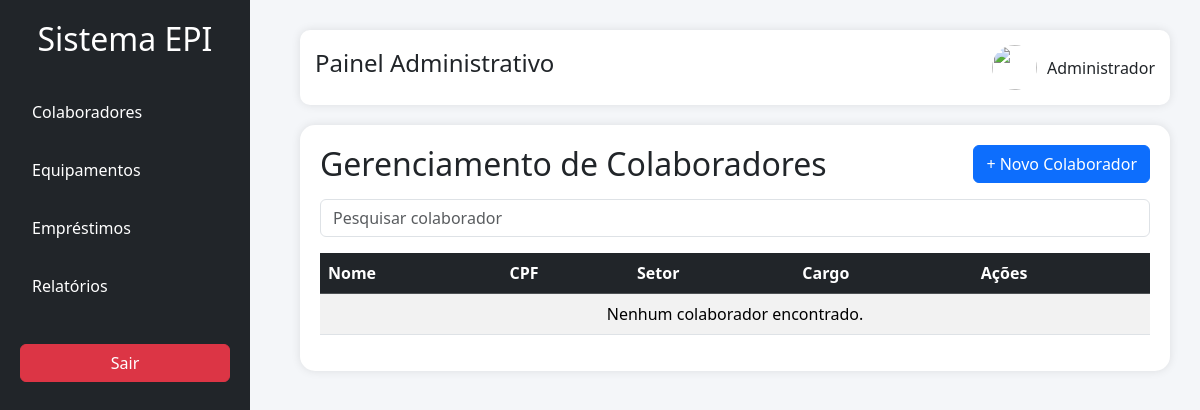
The app's page /colaboradores/ (signed in), older data.
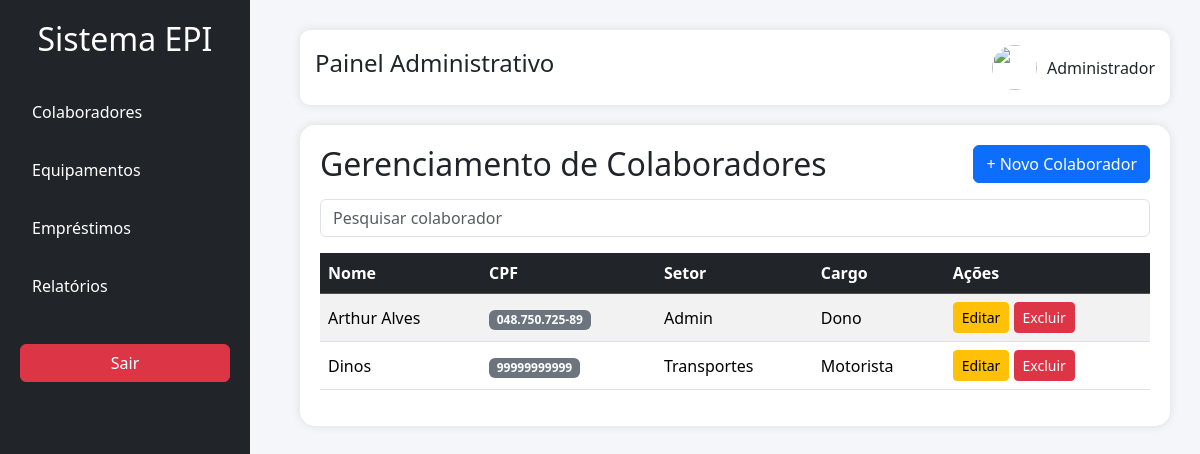
The same page, newer data.
### colaboradores/models.py (models this page shows, shortened)
class Colaborador(models.Model):
    nome = models.CharField(max_length=100)
    cpf = models.CharField(max_length=14)
    setor = models.CharField(max_length=50)
    cargo = models.CharField(max_length=50)
    telefone = models.CharField(max_length=20)
    email = models.EmailField()

### colaboradores/views.py (the view)
@login_required
def listar_colaboradores(request):
    busca = request.GET.get('buscar')
    if busca:
        colaboradores = Colaborador.objects.filter(nome__icontains=busca)
    else:
        colaboradores = Colaborador.objects.all()
    return render(request, 'colaboradores/listar.html', {
        'colaboradores': colaboradores
    })

### templates/colaboradores/listar.html
{% extends 'base.html' %}
{% block content %}
<div class="d-flex justify-content-between align-items-center mb-3">
    <h2 class="mb-0">Gerenciamento de Colaboradores</h2>
    <a href="/cadastrar/" class="btn btn-primary">
        + Novo Colaborador
    </a>
</div>
<form method="GET" class="mb-3">
    <input
        type="text"
        name="buscar"
        class="form-control"
        placeholder="Pesquisar colaborador"
        value="{{ request.GET.buscar }}"
    >
</form>
<table class="table table-hover table-striped align-middle">
    <thead class="table-dark">
        <tr>
            <th>Nome</th>
            <th>CPF</th>
            <th>Setor</th>
            <th>Cargo</th>
            <th>Ações</th>
        </tr>
    </thead>
    <tbody>
        {% for colaborador in colaboradores %}
        <tr>
            <td>{{ colaborador.nome }}</td>
            <td>
                <span class="badge bg-secondary">
                    {{ colaborador.cpf }}
                </span>
            </td>
            <td>{{ colaborador.setor }}</td>
            <td>{{ colaborador.cargo }}</td>
            <td>
                <a
                    href="/editar/{{ colaborador.id }}/"
                    class="btn btn-warning btn-sm"
                >
                    Editar
                </a>
                <a
                    href="/excluir/{{ colaborador.id }}/"
                    class="btn btn-danger btn-sm"
                    onclick="return confirm('Tem certeza que deseja excluir este colaborador?');"
                >
                    Excluir
                </a>
            </td>
        </tr>
        {% empty %}
        <tr>
            <td colspan="5" class="text-center">
                Nenhum colaborador encontrado.
            </td>
        </tr>
        {% endfor %}
    </tbody>
</table>
{% endblock %}

Row changes from the older to the newer data that the page shows:
added Colaborador: nome "Arthur Alves", cpf "048.750.725-89", setor "Admin", cargo "Dono"
added Colaborador: nome "Dinos", cpf "99999999999", setor "Transportes", cargo "Motorista"
Text that changed along with them:
text no longer shown: "Nenhum colaborador encontrado."
